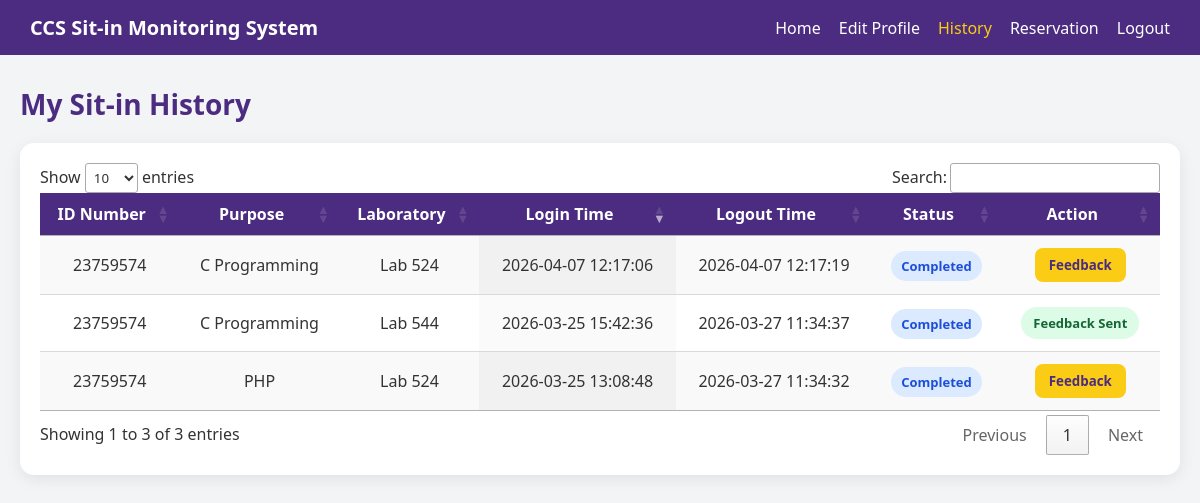
The page /history (signed in) on the database its author committed.
### tables this page shows
CREATE TABLE sitin_records (
            id INTEGER PRIMARY KEY AUTOINCREMENT,
            id_number TEXT NOT NULL,
            purpose TEXT NOT NULL,
            lab TEXT NOT NULL,
            login_time DATETIME DEFAULT CURRENT_TIMESTAMP,
            logout_time DATETIME
        , rating INTEGER, feedback TEXT);

### app.py (the view)
@app.route('/history')
def history():
    if 'student_id' not in session:
        return redirect(url_for('login'))
    conn = get_db()
    records = conn.execute('''
        SELECT *
        FROM sitin_records
        WHERE id_number = ?
        ORDER BY login_time DESC
    ''', (session['student_id'],)).fetchall()
    conn.close()
    return render_template('history.html', records=records)

### app.py (called while the page is built)
def get_db():
    conn = sqlite3.connect(DB_PATH)
    conn.row_factory = sqlite3.Row
    return conn

### templates/history.html (shortened to what this page needs)
<!DOCTYPE html>
<html lang="en">
<head>
    <link rel="stylesheet" href="https://cdn.datatables.net/1.13.8/css/jquery.dataTables.min.css">
</head>
<body>
    <div class="navbar">
        <h2>CCS Sit-in Monitoring System</h2>
        <div class="nav-links">
            <a href="{{ url_for('dashboard') }}">Home</a>
            <a href="{{ url_for('edit_profile') }}">Edit Profile</a>
            <a href="{{ url_for('history') }}" class="active">History</a>
            <a href="{{ url_for('reservation') }}">Reservation</a>
            <a href="{{ url_for('logout') }}">Logout</a>
        </div>
    </div>
    <div class="container">
        <h1 class="page-title">My Sit-in History</h1>
        <div class="card">
            <table id="historyTable" class="display">
                <thead>
                    <tr>
                        <th>ID Number</th>
                        <th>Purpose</th>
                        <th>Laboratory</th>
                        <th>Login Time</th>
                        <th>Logout Time</th>
                        <th>Status</th>
                        <th>Action</th>
                    </tr>
                </thead>
                <tbody>
                    {% for r in records %}
                    <tr>
                        <td>{{ r['id_number'] }}</td>
                        <td>{{ r['purpose'] }}</td>
                        <td>
                            {% if r['lab'] == 'Lecture' %}
                                Lecture Room
                            {% else %}
                                Lab {{ r['lab'] }}
                            {% endif %}
                        </td>
                        <td>{{ r['login_time'] if r['login_time'] else '—' }}</td>
                        <td>{{ r['logout_time'] if r['logout_time'] else 'Still Active' }}</td>
                        <td>
                            {% if r['logout_time'] %}
                                <span class="status-complete">Completed</span>
                            {% else %}
                                <span class="status-active">Active</span>
                            {% endif %}
                        </td>
                        <td>
                            {% if r['logout_time'] %}
                                {% if r['feedback'] %}
                                    <span class="badge-done">Feedback Sent</span>
                                {% else %}
                                    <button class="btn-feedback"
                                            onclick='openFeedback(
                                                {{ r["id"] }},
                                                {{ r["id_number"]|tojson }},
                                                {{ r["purpose"]|tojson }},
                                                {{ ("Lecture Room" if r["lab"] == "Lecture" else "Lab " ~ r["lab"])|tojson }}
                                            )'>
                                        Feedback
                                    </button>
                                {% endif %}
                            {% else %}
                                <span style="color:#6b7280; font-size:13px;">Waiting logout</span>
                            {% endif %}
                        </td>
                    </tr>
                    {% endfor %}
                </tbody>
            </table>
        </div>
    </div>
</body>
</html>

### templates/history.html (style rules this page uses)
* { box-sizing: border-box; font-family: 'Segoe UI', Arial, sans-serif; }
body { margin: 0; background: #f3f4f6; color: #333; }
.navbar { background: #4b2c80; color: white; padding: 14px 30px; display: flex; justify-content: space-between; align-items: center; flex-wrap: wrap; }
.navbar h2 { margin: 0; font-size: 20px; }
.nav-links { display: flex; gap: 18px; align-items: center; flex-wrap: wrap; }
.nav-links a { color: white; text-decoration: none; font-weight: 500; transition: 0.2s; }
.nav-links a:hover, .nav-links a.active { color: #facc15; }
.container { max-width: 1200px; margin: 30px auto; padding: 0 20px; }
.page-title { font-size: 28px; color: #4b2c80; margin-bottom: 20px; }
.card { background: white; border-radius: 14px; padding: 20px; box-shadow: 0 4px 16px rgba(0,0,0,0.08); }
table.dataTable { width: 100% !important; border-collapse: collapse !important; }
table.dataTable thead th { background: #4b2c80; color: white; padding: 12px; text-align: center; }
table.dataTable tbody td { padding: 12px; text-align: center; vertical-align: middle; }
.status-complete { background: #dbeafe; color: #1d4ed8; padding: 6px 10px; border-radius: 999px; font-size: 13px; font-weight: bold; }
.btn-feedback { background: #facc15; color: #4b2c80; border: none; padding: 8px 14px; border-radius: 8px; font-weight: bold; cursor: pointer; transition: 0.2s; }
.badge-done { display: inline-block; background: #dcfce7; color: #166534; padding: 7px 12px; border-radius: 999px; font-size: 13px; font-weight: bold; }

### rows shown on the page
sitin_records: id_number "23759574", purpose "C Programming", lab "524", login_time "2026-04-07 12:17:06", logout_time "2026-04-07 12:17:19", shows "Completed"
sitin_records: id_number "23759574", purpose "C Programming", lab "544", login_time "2026-03-25 15:42:36", logout_time "2026-03-27 11:34:37", shows "Completed", feedback "Feedback Sent"
sitin_records: id_number "23759574", purpose "PHP", lab "524", login_time "2026-03-25 13:08:48", logout_time "2026-03-27 11:34:32", shows "Completed"
